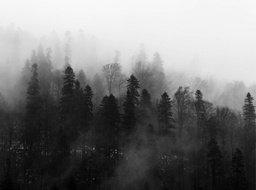
#> input picture images/forest.jpg, 256 x 190 px, shrunk from 637 x 474 before the run, found by its file name
$ python logTransformation.py
#> lines starting #> are read from the running program, lines starting #| are printed output that depends on the picture
# import Pillow modules

import math
from PIL import Image
from PIL import ImageFilter
#import matplotlib.pyplot as plt


# Compute log

def logTransform(c, f):
    g = c * math.log(float(1 + f), 10)

    return g


# Apply logarithmic transformation for an image

def logTransformImage(image, outputMax=255, inputMax=255):
    c = outputMax / math.log(inputMax + 1, 10)

    # Read pixels and apply logarithmic transformation

    for i in range(0, img.size[0] - 1):

        for j in range(0, img.size[1] - 1):
            # Get pixel value at (x,y) position of the image

            f = img.getpixel((i, j))

            # Do log transformation of the pixel

            redPixel = round(logTransform(c, f[0]))

            greenPixel = round(logTransform(c, f[1]))

            bluePixel = round(logTransform(c, f[2]))

            # Modify the image with the transformed pixel values

            img.putpixel((i, j), (redPixel, greenPixel, bluePixel))

    return image

# Display the original image

imageFileName = "forest.jpg"


img = Image.open(imageFileName)
#> img is the input picture: PIL image 256x190 RGB; min 0, max 248, mean 120.4
img.show()

# Display the image after applying the logarithmic transformation

logTransformedImage = logTransformImage(img)
#> after the loop in logTransformImage, `for i in range(0, img.size[0] - 1):`:
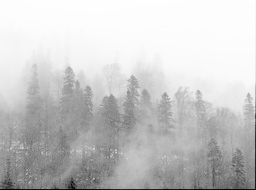
#> img: PIL image 256x190 RGB; min 0, max 254, mean 200.1

logTransformedImage.show()

$ run again, with images/flower.jpg copied over images/forest.jpg
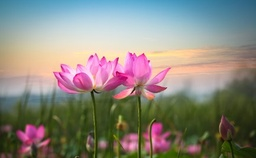
#> input picture images/flower.jpg, 256 x 158 px, shrunk from 433 x 268 before the run, found by its file name
#> img is the input picture: PIL image 256x158 RGB; mean R, G, B 137.9, 134.3, 125.2
#> after the loop in logTransformImage, `for i in range(0, img.size[0] - 1):`:
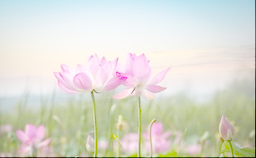
#> img: PIL image 256x158 RGB; mean R, G, B 219, 219.4, 208

$ run again, with images/flower1.jpg copied over images/forest.jpg
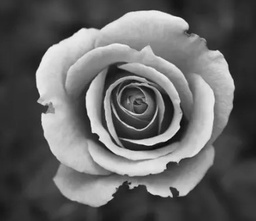
#> input picture images/flower1.jpg, 256 x 221 px, shrunk from 390 x 337 before the run, found by its file name
#> img is the input picture: PIL image 256x221 RGB; min 3, max 246, mean 101.4
#> after the loop in logTransformImage, `for i in range(0, img.size[0] - 1):`:
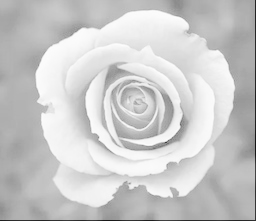
#> img: PIL image 256x221 RGB; min 20, max 253, mean 202.2
